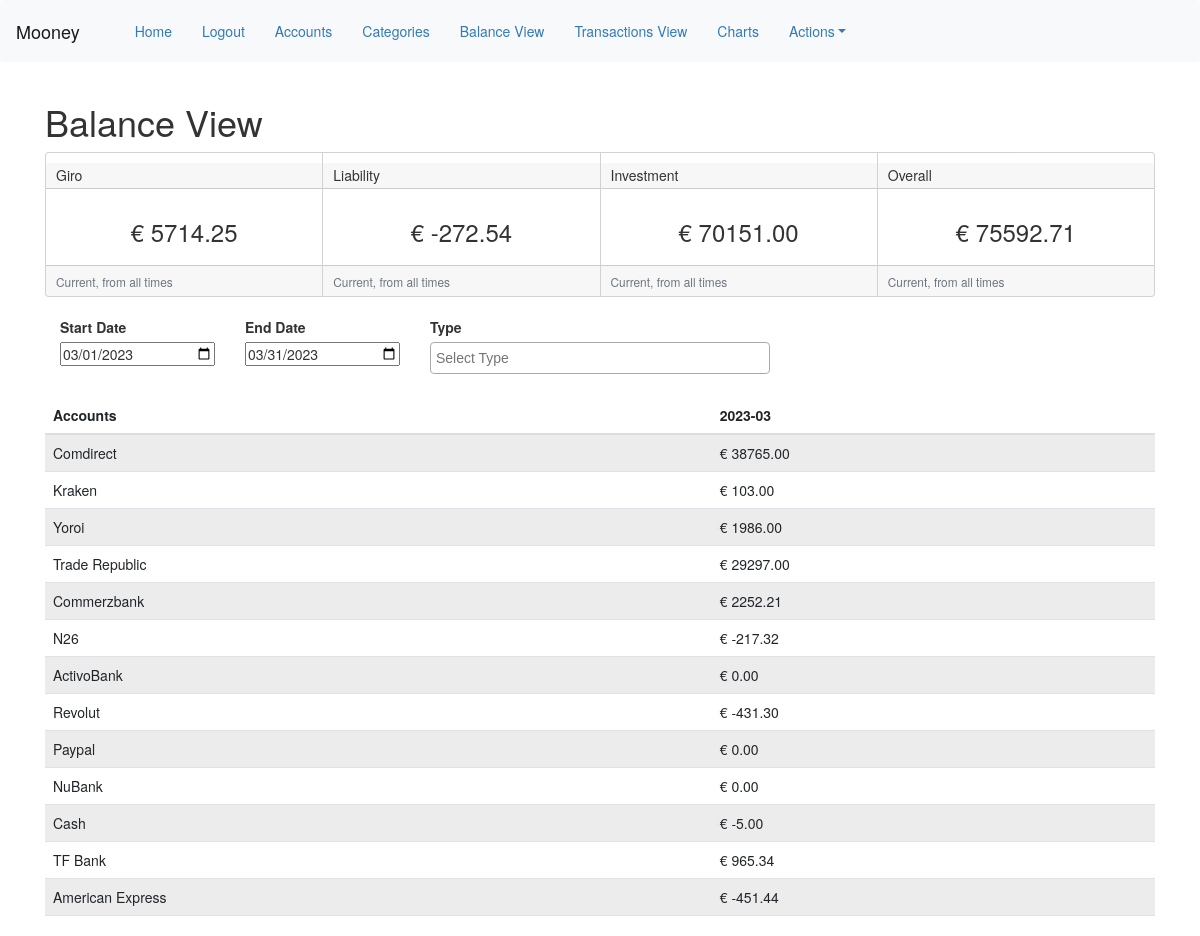
/balance_view (signed in), run on the app's committed database.
### app/models.py (models this page shows, shortened)
class Account(db.Model):
    id            = db.Column(db.Integer, primary_key=True)
    name  = db.Column(db.String(64), unique=False)
    type  = db.Column(db.String(32), unique=False)
    currency = db.Column(db.String(16), unique=False)
    description   = db.Column(db.String(255), nullable=True)
    created_at    = db.Column(db.DateTime, index=True, default=datetime.utcnow)
    last_modified = db.Column(db.DateTime, index=True, default=datetime.utcnow)
    start_balance = db.Column(db.Float(64), default=0.00)
    balance_date   = db.Column(db.Date, index=True, default=datetime.today())
    user_id       = db.Column(db.Integer, db.ForeignKey('user.id'))
    balance_archive = db.Column(db.String(), nullable=True)

### app/routes.py (the view, shortened to what this page needs)
@app.route('/balance_view', methods=['GET', 'POST'])
@login_required
def balance_view():
    form = DateTypeForm()
    month_range = []
    acc_range = []
    start_date = form.start_date.data
    end_date = form.end_date.data
    if form.type.data:
        types = form.type.data
        balance_by_type = get_balance_by_type()
        accounts = db.session.query(Account.id, Account.name, Account.type,Account.start_balance, Account.balance_archive,
                                    Account.created_at).filter(Account.type.in_(types)).filter_by(user_id=current_user.id).all()
    else:
        balance_by_type = get_balance_by_type()
        accounts = db.session.query(Account.id, Account.name, Account.type,Account.start_balance, Account.balance_archive,
                                    Account.created_at).filter_by(user_id=current_user.id).all()
    month_range = pd.date_range(start_date,end_date,
            freq='MS').strftime("%Y-%m").tolist()
    acc_trimmed = {}
    for acc in accounts:
        acc_trimmed[acc.name] = {}
        if acc.name not in acc_range:
            acc_range.append(acc.name)
        if acc.type == 'Investment':
            for idx, m in enumerate(month_range):
                acc_trimmed[acc.name][m] = acc.start_balance
                try:
                    acc_= json.loads(acc.balance_archive)
                    acc_= collections.OrderedDict(sorted(acc_.items()))
                except:
                    acc_= False
                if acc_:
                    if m in acc_:
                        acc_trimmed[acc.name][m] = acc_[m][0]
                    else:
                        if idx-1 >= 0:
                            acc_trimmed[acc.name][m] = acc_trimmed[acc.name][month_range[idx-1]]
        else:
            transaction_balance = db.session.query(func.sum(Transaction.amount),
                func.strftime("%Y-%m", Transaction.date).label('month')).filter(Transaction.account.in_([acc.id])).group_by(func.strftime("%Y-%m",
                Transaction.date).label('month')).all()
            trf_negative = db.session.query(func.sum(Transfer.amount),
                func.strftime("%Y-%m", Transfer.date).label('month')).filter(Transfer.source_account.in_([acc.id])).group_by(func.strftime("%Y-%m",
                Transfer.date).label('month')).all()
            trf_positive = db.session.query(func.sum(Transfer.amount),
                func.strftime("%Y-%m", Transfer.date).label('month')).filter(Transfer.target_account.in_([acc.id])).group_by(func.strftime("%Y-%m",
                Transfer.date).label('month')).all()
            start_balance = db.session.query(func.sum(Account.start_balance),
                func.strftime("%Y-%m", Account.created_at).label('month')).filter(Account.id.in_([acc.id])).group_by(func.strftime("%Y-%m",
                Account.created_at).label('month')).all()
            for idx, m in enumerate(month_range):
                tr_ = 0.0
                trf_n = 0.0
                trf_p = 0.0
                sb_ = 0.0
                for tr in transaction_balance:
                    if m in tr:
                        tr_ = round(tr[0], 2)
                for tn in trf_negative:
                    if m in tn:
                        trf_n = round(tn[0], 2)
                for tp in trf_positive:
                    if m in tp:
                        trf_p = round(tp[0], 2)
                for sb in start_balance:
                    if m in sb:
                        sb_ = round(sb[0], 2)
                transfer_balance = float(trf_p) - float(trf_n)
                balance = float(sb_) + float(tr_) + transfer_balance
                if idx-1 >= 0:
                    acc_trimmed[acc.name][m] = balance + acc_trimmed[acc.name][month_range[idx-1]]
                else:
                    acc_trimmed[acc.name][m] = balance
    return render_template('balance_view.html', title='Balance View', form=form, balance_by_type=balance_by_type, month_range=month_range, acc_range=acc_range, acc_trimmed=acc_trimmed)

### app/forms.py
class DateTypeForm(FlaskForm):
    start_date = DateField('Start Date', default=get_month_dates()[0])
    end_date = DateField('End Date', default=get_month_dates()[1])
    type = SelectMultipleField('Type', id='type', validators=[DataRequired()],
        choices=Config.ACCOUNT_TYPES, default='')
    submit = SubmitField('Go')

### app/func.py (called while the page is built)
def normal_amt(amount):
    amt = round(float(amount or 0.00),2)
    return amt

### app/models.py (called while the page is built)
@login.user_loader
def load_user(id):
    return User.query.get(int(id))

### app/templates/balance_view.html (shortened to what this page needs)
{% extends "base.html" %}
{% import 'bootstrap/wtf.html' as wtf %}
{% block app_content %}
    <h1> {{ title }} </h1>
    <div class="card-group">
        {% set y = namespace(value=0) %}
        {% for k,v in balance_by_type.items() %}
        {% set y.value = y.value + v %}
        <div class="card">
            <h5 class="card-header">{{ k }}</h5>
            <div class="card-body">
              <h3 class="text-center">{{ "€ %.2f" % v }}</h3>
            </div>
            <div class="card-footer">
              <small class="text-muted">Current, from all times</small>
            </div>
          </div>
        {% endfor %}
        <div class="card">
          <h5 class="card-header">Overall</h5>
          <div class="card-body">
            <h3 class="text-center">{{ "€ %.2f" % y.value }}</h3>
          </div>
          <div class="card-footer">
            <small class="text-muted">Current, from all times</small>
          </div>
        </div>
    </div>
    <br>
    <div>
        <form action="" method="post">
          <div class="col-md-2">
            {{ form.start_date.label }}
            {{ form.start_date(style="width: 100%", onchange="submit()") }}
          </div>
          <div class="col-md-2">
            {{ form.end_date.label }}
            {{ form.end_date(style="width: 100%", onchange="submit()") }}
          </div>
          <div class="col-md-4">
            {{ form.type.label }}<br>
            {{ form.type(class_="select2", style="width: 100%",onchange="submit()") }}<br>
          </div>
        </form>
        <br>
        <br>
    </div>
    <div>
    <br>
    <br>
    <table id="data" class="table table-striped">
        <thead>
            <tr>
                <th>Accounts</th>
            {% for m in month_range %}
                <th>{{ m }}</th>
            {% endfor %}
            </tr>
        </thead>
        <tbody>
        {% set i = namespace(value=0) %}
        {% for acc in acc_range %}
            <tr>
            <td>{{ acc }}</td>
            {% for m in month_range %}
                <td>{{ "€ %.2f" % acc_trimmed[acc][m] }}</td>
            {% endfor %}
            </tr>
        {% endfor %}
    </tbody>
    </table>
  </div>
{% endblock %}

### data on the page
Account: name "Comdirect", name "€ 38765.00"
Account: name "Kraken", name+start_balance "€ 103.00"
Account: name "Yoroi", name+start_balance "€ 1986.00"
Account: name "Trade Republic", name "€ 29297.00"
Account: name "Commerzbank", name "€ 2252.21"
Account: name "N26", name "€ -217.32"
Account: name "ActivoBank", name "€ 0.00"
Account: name "Revolut", name "€ -431.30"
Account: name "Paypal", name "€ 0.00"
Account: name "NuBank", name "€ 0.00"
Account: name "Cash", name "€ -5.00"
Account: name "TF Bank", name "€ 965.34"
Account: name "American Express", name "€ -451.44"

### other printed values
{{ title }} "Balance View"
{{ k }} "Giro" "Liability" "Investment"
{{ "€ %.2f" % v }} "€ 5714.25" "€ -272.54" "€ 70151.00"
{{ "€ %.2f" % y.value }} "€ 75592.71"
{{ m }} "2023-03"
